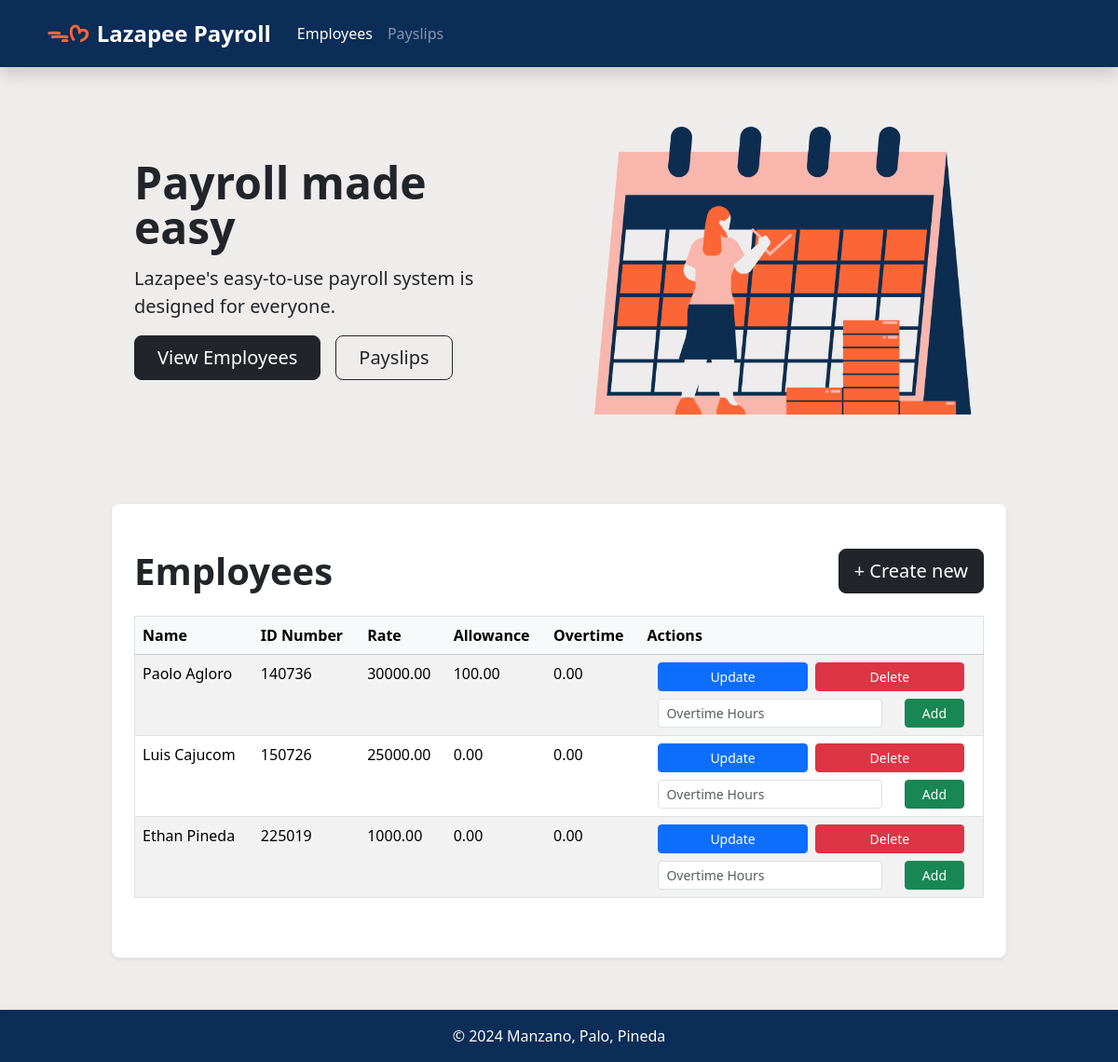
Before: / with the older database file.
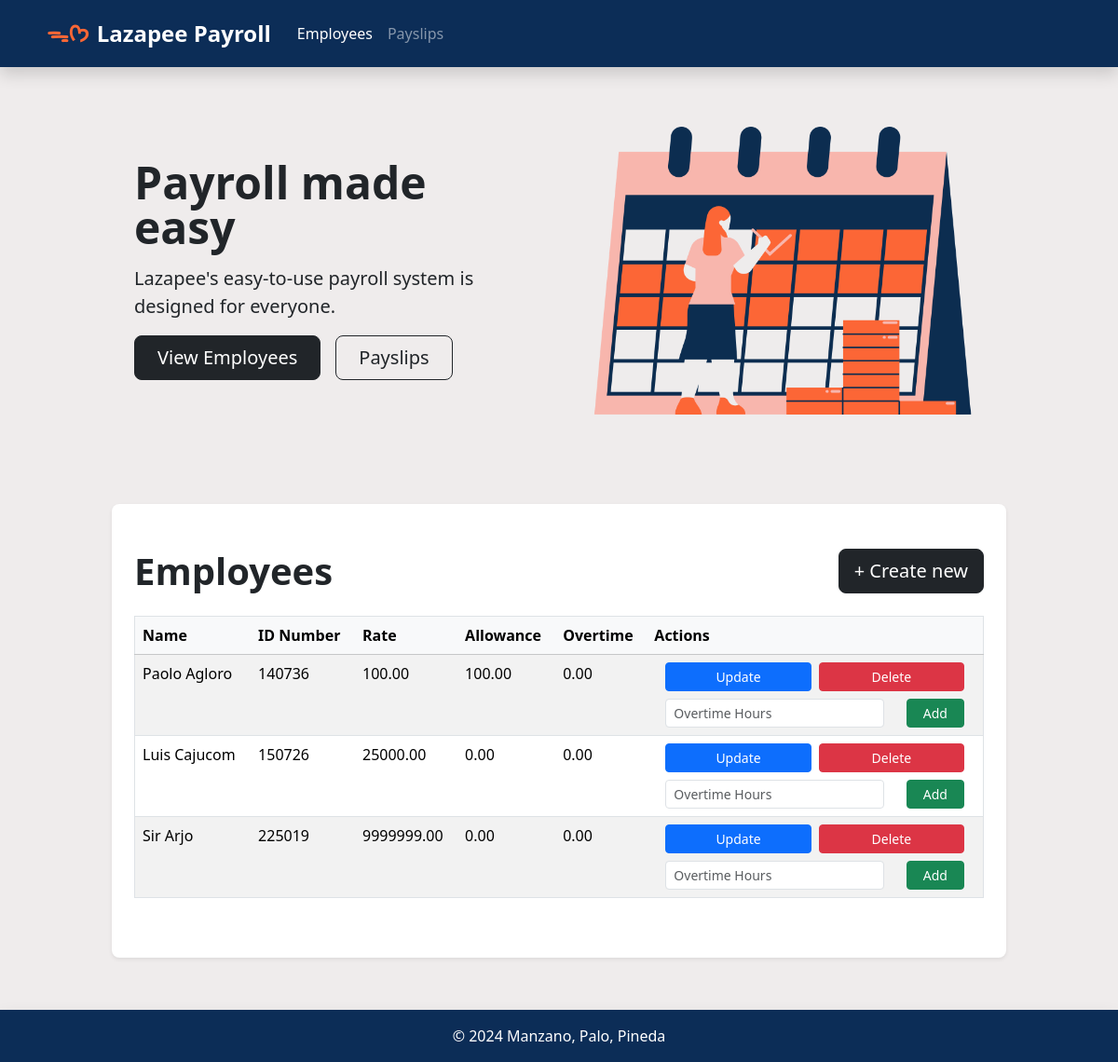
After: the same page with the newer database file.
### payroll_app/models.py (models this page shows, shortened)
class Employee(models.Model):
    name = models.CharField(max_length=100)
    id_number = models.CharField(max_length=20, unique=True)
    rate = models.FloatField()
    allowance = models.FloatField(null=True, blank=True)
    overtime_pay = models.FloatField(null=True, blank=True)

### payroll_app/views.py (the view)
# urls.py: 2. Add a URL to urlpatterns:  path('', views.home, name='home')
def home(request):
    context = {
        'nav_selected': 'Employees',
        'employees': Employee.objects.all()
    }
    return render(request, 'payroll_app/home.html', context)

### payroll_app/templates/payroll_app/home.html (shortened to what this page needs)
{% extends 'payroll_app/base.html' %}
{% load static %}
{% block content %}
<div class="container col-xxl-8 px-4 pb-5">
    <div class="row flex-lg-row-reverse align-items-center g-5 pt-3 pb-5">
      <div class="col-10 col-sm-8 col-lg-6">
        {% load static %}
        <img src="{% static 'hero_graphic.png' %}" class="d-block mx-lg-auto img-fluid" alt="payroll-img" width="700" height="500" loading="lazy">
      </div>
      <div class="col-lg-6">
        <h1 class="display-5 fw-bold lh-1 mb-3">Payroll made easy</h1>
        <p class="lead">Lazapee's easy-to-use payroll system is designed for everyone.</p>
        <div class="d-grid gap-2 d-md-flex justify-content-md-start">
          <a href="#employeeheader" type="button" class="btn btn-dark btn-lg px-4 me-md-2">View Employees</a>
          <a href="{% url 'payslips' %}" type="button" class="btn btn-outline-dark btn-lg px-4">Payslips</a>
        </div>
      </div>
    </div>
</div>
<div class="px-4 py-5 rounded-3 shadow-sm bg-white bg-gradient mb-2">
    <div class="row">
        <div class="col">
            <h1 class=" col display-6 fw-bold pb-3" id="employeeheader">Employees</h1>
        </div>
        <div class="col">
            <a href="{% url 'create_employee' %}" class="col btn  btn-lg btn-dark float-end">+ Create new</a>
        </div>
    </div>
    <table class="table table-striped table-hover border">
        <thead>
            <tr class="table-light">
                <th scope="col" data-field="name"> Name </th>
                <th scope="col" data-field="id_number"> ID Number </th>
                <th scope="col" data-field="rate"> Rate </th>
                <th scope="col" data-field="allowance"> Allowance </th>
                <th scope="col" data-field="overtime_pay"> Overtime </th>
                <th scope="col" data-field="actions"> Actions </th>
        </thead>
        <tbody>
            {% for employee in employees %}
            <tr>
                <td>{{ employee.name }}</td>
                <td>{{ employee.id_number }}</td>
                <td>{{ employee.rate|floatformat:2 }}</td>
                <td>{{ employee.allowance|floatformat:2 }}</td>
                <td>{{ employee.overtime_pay|floatformat:2 }}</td>
                <td>
                    <div class="container">
                        <div class="d-grid gap-2 d-md-flex justify-content-md-start pb-2">
                            <a href="{% url 'update_employee' employee.pk %}" class="btn btn-primary btn-sm w-100">Update</a>
                            <a href="{% url 'delete_employee' employee.pk %}" class="btn btn-danger btn-sm w-100">Delete</a>
                        </div>
                        <form class="row" id="overtime-form" method="post" action="{% url 'add_overtime' employee.pk%}">{% csrf_token %}
                            <div class="col-lg-9 pb-sm-2 pb-lg-0">
                                <input type="number" id="overtime-hours" name="overtime-hours" class="form-control form-control-sm d-inline me-md-2" min="0" placeholder="Overtime Hours">
                            </div>
                            <div class="col-lg-3">
                                <button type="submit" class="btn btn-success w-100 btn-sm add-overtime">Add</button>
                            </div>
                        </form>
                    </div>
                </td>
            </tr>
            {% endfor %}
        </tbody>
    </table>
</div>
{% endblock %}

### payroll_app/templates/payroll_app/base.html (shortened to what this page needs)
<!DOCTYPE html>
<html lang="en">
    <head>
        <link href="https://cdn.jsdelivr.net/npm/bootstrap@5.3.3/dist/css/bootstrap.min.css" rel="stylesheet">
    </head>
    <body style="background-color: #EFECEC;">
        <header class="p-3 text-white shadow mb-4 sticky-top" style="background-color: #0C2D57;">
            <div class="container">
              <div class="d-flex flex-wrap align-items-center justify-content-center justify-content-lg-start">
                <a href="{% url 'home' %}" class="d-flex align-items-center mb-2 mb-lg-0 text-decoration-none" style="margin-right: 20px">
                    <span class="fs-4 mx-2" style="color:#FC6736"><strong> ᯓᡣ𐭩 </strong></span>
                    <span class="fs-4" style="color: white"><strong>Lazapee Payroll</strong></span>
                </a>
                <ul class="nav col-12 col-lg-auto me-lg-auto mb-2 justify-content-center mb-md-0">
                    <li><a href="{% url 'home' %}" class="nav-link px-2 {% if nav_selected == 'Employees' %}text-white{% else %}text-white-50{% endif %}">Employees</a></li>
                    <li><a href="{% url 'payslips' %}" class="nav-link px-2 {% if nav_selected == 'Payslips' %}text-white{% else %}text-white-50{% endif %}">Payslips</a></li>
                </ul>
              </div>
            </div>
        </header>
        <div class="container-fluid" id="section" style="height: 100vh; display: block;">
            <div class="row px-5">
                <div class="col my-4 mx-4 px-5">
                    {% block content %}
                    {% endblock %}
                </div>
            </div>
            <div class="row">
                <footer class="d-flex flex-wrap align-items-center py-3 mt-4 shadow" style="background-color: #0C2D57;">
                    <div class="col text-center">
                        <span class="mb-3 mb-md-0 text-white text-center">© 2024 Manzano, Palo, Pineda</span>
                    </div>
                </footer>
            </div>
        </div>
    </body>
</html>

Changed rows visible on the page:
removed Employee: name "Ethan Pineda", id_number "225019", rate "1000.00", allowance "0.00", overtime_pay "0.00"
changed Employee "Paolo Agloro": rate "30000.00" → "100.00"
added Employee: name "Sir Arjo", id_number "225019", rate "9999999.00", allowance "0.00", overtime_pay "0.00"
